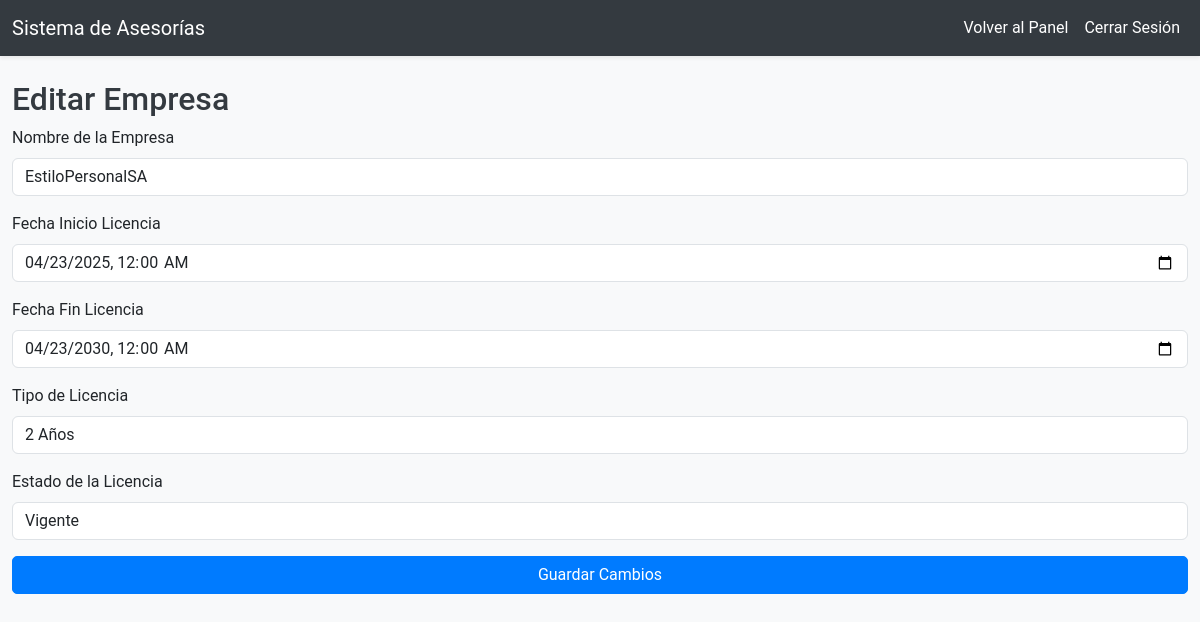
Screenshot of /editar_empresa.php?id_empresa=1 (signed in) with the database file from the repository.
### tables this page shows
CREATE TABLE `licencia` (
  `id_licencia` varchar(20) NOT NULL,
  `fecha_inicial` datetime NOT NULL,
  `fecha_final` datetime NOT NULL,
  `id_empresa` int(11) NOT NULL,
  `id_tipo_licencia` int(11) NOT NULL,
  `id_estado` int(11) NOT NULL
);

CREATE TABLE `empresas` (
  `id_empresa` int(11) NOT NULL,
  `nombre_empresa` varchar(50) NOT NULL
);

CREATE TABLE `tipo_licencia` (
  `id_tipo_licencia` int(11) NOT NULL,
  `nombre_tipo_licencia` varchar(50) NOT NULL,
  `costo` int(11) NOT NULL
);

### editar_empresa.php (the view, shortened to what this page needs)
<?php
$host = '127.0.0.1';
$db = 'estilo_personal_hombres';
$user = 'root';
$pass = '';
$charset = 'utf8mb4';
$dsn = "mysql:host=$host;dbname=$db;charset=$charset";
$options = [
    PDO::ATTR_ERRMODE => PDO::ERRMODE_EXCEPTION,
    PDO::ATTR_DEFAULT_FETCH_MODE => PDO::FETCH_ASSOC,
    PDO::ATTR_EMULATE_PREPARES => false,
];
try {
    $pdo = new PDO($dsn, $user, $pass, $options);
} catch (PDOException $e) {
    die("Error de conexión: " . $e->getMessage());
}
$id_empresa = $_GET['id_empresa'] ?? null;
$stmt = $pdo->prepare("SELECT e.*, l.fecha_inicial, l.fecha_final, l.id_estado, l.id_tipo_licencia
                       FROM empresas e
                       JOIN licencia l ON e.id_empresa = l.id_empresa
                       WHERE e.id_empresa = ?");
$stmt->execute([$id_empresa]);
$empresa = $stmt->fetch();
$stmt = $pdo->query("SELECT * FROM tipo_licencia");
$tipos_licencia = $stmt->fetchAll();
?>
<!DOCTYPE html>
<html lang="es">
<head>
    <link href="css/bootstrap.min.css" rel="stylesheet">
    <link href="css/estilo.css" rel="stylesheet">
</head>
<body>
    <nav class="navbar navbar-expand-lg navbar-light bg-light shadow-sm">
        <div class="container">
            <a class="navbar-brand" href="#">Sistema de Asesorías</a>
            <div class="navbar-nav ms-auto">
                <a class="nav-link" href="superadmin.php">Volver al Panel</a>
                <a class="nav-link" href="logout.php">Cerrar Sesión</a>
            </div>
        </div>
    </nav>
    <div class="container mt-4">
        <h2>Editar Empresa</h2>
        <form method="POST">
            <div class="mb-3">
                <label for="nombre_empresa" class="form-label">Nombre de la Empresa</label>
                <input type="text" class="form-control" id="nombre_empresa" name="nombre_empresa" value="<?php echo htmlspecialchars($empresa['nombre_empresa']); ?>" required>
            </div>
            <div class="mb-3">
                <label for="fecha_inicial" class="form-label">Fecha Inicio Licencia</label>
                <input type="datetime-local" class="form-control" id="fecha_inicial" name="fecha_inicial" value="<?php echo htmlspecialchars(date('Y-m-d\TH:i', strtotime($empresa['fecha_inicial']))); ?>" required>
            </div>
            <div class="mb-3">
                <label for="fecha_final" class="form-label">Fecha Fin Licencia</label>
                <input type="datetime-local" class="form-control" id="fecha_final" name="fecha_final" value="<?php echo htmlspecialchars(date('Y-m-d\TH:i', strtotime($empresa['fecha_final']))); ?>" required>
            </div>
            <div class="mb-3">
                <label for="id_tipo_licencia" class="form-label">Tipo de Licencia</label>
                <select class="form-control" id="id_tipo_licencia" name="id_tipo_licencia" required>
                    <?php foreach ($tipos_licencia as $tipo): ?>
                        <option value="<?php echo htmlspecialchars($tipo['id_tipo_licencia']); ?>"
                                <?php echo $empresa['id_tipo_licencia'] == $tipo['id_tipo_licencia'] ? 'selected' : ''; ?>>
                            <?php echo htmlspecialchars($tipo['nombre_tipo_licencia']); ?>
                        </option>
                    <?php endforeach; ?>
                </select>
            </div>
            <div class="mb-3">
                <label for="id_estado" class="form-label">Estado de la Licencia</label>
                <select class="form-control" id="id_estado" name="id_estado" required>
                    <option value="1" <?php echo $empresa['id_estado'] == 1 ? 'selected' : ''; ?>>Vigente</option>
                </select>
            </div>
            <div class="d-grid">
                <button type="submit" class="btn btn-primary">Guardar Cambios</button>
            </div>
        </form>
    </div>
</body>
</html>

### css/estilo.css (style rules this page uses)
body { background-color: #f8f9fa; font-family: 'Roboto', sans-serif; }
.navbar { background-color: #343a40 !important; }
.navbar-brand, .nav-link { color: #ffffff !important; }
h2, h3, h4 { color: #343a40; }
.btn-primary { background-color: #007bff; border-color: #007bff; border-radius: 5px; }
.container { max-width: 1200px; }

### rows the page displays
licencia: nombre_empresa "EstiloPersonalSA", fecha_inicial "04/23/2025 00:00", fecha_final "04/23/2030 00:00", id_tipo_licencia "2 Años", id_estado "Vigente"
